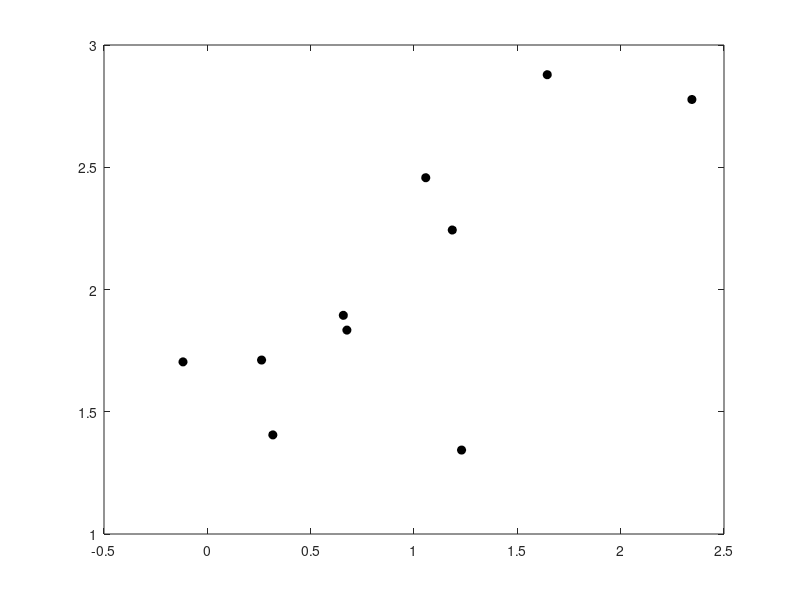

MATLAB code to generate this figure:
% t-test tutorial
%
% Copyright 2020 by Joshua I. Gold

%% One-sample t-test for H0:mean=0
%
% Define the population distribution
MU  = 1;
STD = 1;

% Get random samples
N = 10;
X = normrnd(MU, STD, N, 1);

% Compute the sample mean
Xbar = mean(X);

% Compute the sample std
S = sqrt((1./(N-1)).*sum((X-Xbar).^2)); % same as S = std(X);

% Compute the t-statistic 
t = Xbar*sqrt(N)/S;

% The p-value is the probabilty of obtaining the t-statistic under the
% null hypothesis; that is, 1 minus the cdf of the t-distribution, given
% n-1 degrees of freedom (multiplied by two because we are looking at two
% symmetric tails)
p = 2.*(1-tcdf(t, N-1));

% Compare to what we get from ttest
[~,P,~,STATS] = ttest(X);

disp(sprintf('t statistic = %.4f (computed) %.4f (from ttest)', t, STATS.tstat))
disp(sprintf('p           = %.4f (computed) %.4f (from ttest)', p, P))

%% Two-sample paired t-test for H0: equal means
%
%
% Define paired measurements in terms of a difference and then additive 
%  0-mean noise
MU1      = 1;
MUDIFF   = 1;
MUNOISE  = 0;
STDNOISE = 0.5;
STD      = 1;

% Get random samples
N = 10;
X1 = normrnd(MU1, sqrt(STD), N, 1);
X2 = X1 + MUDIFF + normrnd(MUNOISE, STDNOISE, N, 1);

% Compute the difference
D = X2 - X1;

% Compute the sample mean of the difference
Dbar = mean(D);

% Compute the sample std of the difference
SD = std(D);

% Note that X1 and X2 are highly correlated, so the variance (or std) of the
% difference needs to take into account the covariance
% var(X2 - X1) = cov(X2 - X1, X2 - X1)
%              = cov(X2, X2) + cov(X1, X1) - cov(X2, X1) - cov(X1, X2)
%              = var(X2) + var(X1) - cov(X2,X1) - cov(X1,X2)
plot(X1, X2, 'ko', 'MarkerFaceColor', 'k');
vals = cov(X1, X2);
disp(sprintf('variance of D=%.4f, computed as variance of sum=%.4f', ...
   var(D), vals(1,1) + vals(2,2) - vals(1,2) - vals(2,1)))

% Compute the t-statistic 
tD = Dbar*sqrt(N)/SD;

% The p-value is the probabilty of obtaining the t-statistic under the
% null hypothesis; that is, 1 minus the cdf of the t-distribution, given
% n-1 degrees of freedom (multiplied by two because we are looking at two
% symmetric tails)
pD = 2.*(1-tcdf(tD, N-1));

% Compare to what we get from ttest
[~,PD,~,STATSD] = ttest(D);

disp(sprintf('t statistic = %.4f (computed) %.4f (from ttest)', tD, STATSD.tstat))
disp(sprintf('p           = %.4f (computed) %.4f (from ttest)', pD, PD))

%% Two-sample unpaired t-test for H0: equal means
%
%
% Define unpaired measurements, same std
MU1 = 1;
MU2 = 2;
STD = 1;

% Get random samples, same n
N = 10;
X1 = normrnd(MU1, sqrt(STD), N, 1);
X2 = normrnd(MU2, sqrt(STD), N, 1);

% Compute test statistic
Sp = sqrt((var(X1) + var(X2))./2);
tU = (mean(X1)-mean(X2))./(Sp.*sqrt(2./N));

% The p-value is the probabilty of obtaining the t-statistic under the
% null hypothesis; that is, 1 minus the cdf of the t-distribution, given
% n-1 degrees of freedom (multiplied by two because we are looking at two
% symmetric tails)
pU = 2.*(1-tcdf(abs(tU), 2*N-2));

% Compare to what we get from ttest
[~,PU,~,STATSU] = ttest2(X1, X2);

disp(sprintf('t statistic = %.4f (computed) %.4f (from ttest)', tU, STATSU.tstat))
disp(sprintf('p           = %.4f (computed) %.4f (from ttest)', pU, PU))
